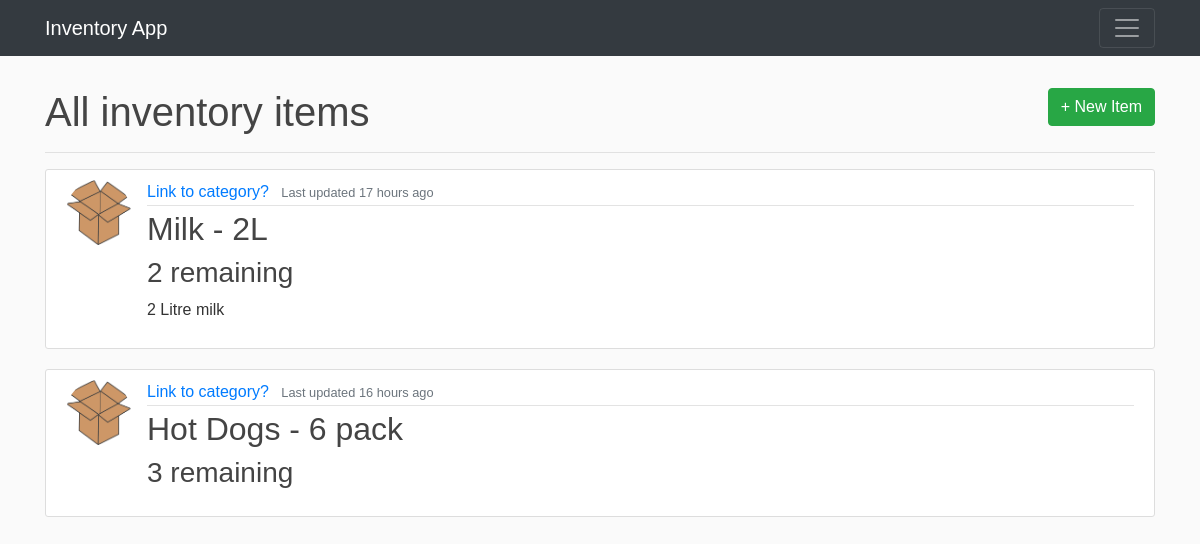
Page /inventory (signed in) on the committed database.
### inventoryapp/models.py (models this page shows, shortened)
class Inventory(db.Model):
    id = db.Column(db.Integer, primary_key = True)
    name = db.Column(db.String(100), nullable = False)
    size = db.Column(db.String(100), nullable = True)
    count = db.Column(db.Float(asdecimal = True), nullable = False)
    description = db.Column(db.Text, nullable = True)
    image_file = db.Column(db.String(20), nullable = False, default='default_item.png') #length 20 because it'll hold the hash of their image
    last_updated = db.Column(db.DateTime, nullable = False, default = datetime.utcnow)

### inventoryapp/inventory/routes.py (the view)
@inven.route('/inventory')
@login_required
def inventory():
    all_inventory = Inventory.query.order_by(Inventory.last_updated).all()
    return render_template('inventory.html', inventory = all_inventory, calc_time_delta = calc_time_delta, remove_exponent = remove_exponent)

### inventoryapp/inventory/utils.py (called while the page is built)
def remove_exponent(d):
    return d.quantize(Decimal(1)) if d == d.to_integral() else d.normalize()

### inventoryapp/models.py (called while the page is built)
@login_manager.user_loader #login manager needs this
def load_user(user_id):
    return User.query.get(int(user_id))

### inventoryapp/templates/inventory.html
{% extends 'layout.html' %}
{% block body %}
<br>
<div>
  <h1 style="display:inline">All inventory items</h1>
  {% if True %}
  <a style="display:inline" class="btn btn-success float-right" href='{{ url_for('inventory.new_item') }}'>+ New Item</a>
  {% endif %}
</div>
<hr>
{% for item in inventory %}
  <article class="media content-section">
    <img class="rounded-circle article-img" src="{{ url_for('static', filename='inventory_pics/' + item.image_file) }}">
    <div class="media-body">
      <div class="article-metadata">
        <a class="mr-2" href="#">Link to category?</a>
        <small class="text-muted">Last updated {{ calc_time_delta(item.last_updated) }}</small>
      </div>
      <h2><a class="article-title" href="{{ url_for('inventory.update_item', id = item.id)}}">{{ item.name }} - {{ item.size }}</a></h2>
      <h3>{{ remove_exponent(item.count) }} remaining</h3>
      <p class="article-content">{{ item.description }}</p>
    </div>
  </article>
{% endfor %}
{% endblock body%}

### inventoryapp/templates/layout.html (shortened to what this page needs)
<!DOCTYPE html>
<html lang="en">
<head>
    <link rel="stylesheet" href="https://stackpath.bootstrapcdn.com/bootstrap/4.4.1/css/bootstrap.min.css">
    <link rel="stylesheet" href="{{ url_for('static', filename='main.css') }}">
</head>
<body>
    <header class="site-header">
        <nav class="navbar navbar-dark bg-dark">
            <div class="container">
                <a class="navbar-brand" href="/">Inventory App</a>
                <button class="navbar-toggler" type="button" data-toggle="collapse" data-target="#navbarsExample01" aria-controls="navbarsExample01" aria-expanded="false" aria-label="Toggle navigation">
                  <span class="navbar-toggler-icon"></span>
                </button>
            </div>
        </nav>
    </header>
    <div class="container mt-2">
      {% block body %} {% endblock body%}
    </div>
</body>
</html>

### inventoryapp/static/main.css (style rules this page uses)
body { background: #fafafa; color: #333333; margin-top: 0rem; font-family: Helvetica; }
h1, h2, h3, h4, h5, h6 { color: #444444; }
.content-section { background: #ffffff; padding: 10px 20px; border: 1px solid #dddddd; border-radius: 3px; margin-bottom: 20px; }
.article-title { color: #444444; }
.article-content { white-space: pre-line; }
.article-img { height: 65px; width: 65px; margin-right: 16px; }
.article-metadata { padding-bottom: 1px; margin-bottom: 4px; border-bottom: 1px solid #e3e3e3 }

### rows in the picture
Inventory: image_file (placeholder picture), last_updated "17 hours ago", name "Milk", size "2L", count "2", description "2 Litre milk"
Inventory: image_file (placeholder picture), last_updated "16 hours ago", name "Hot Dogs", size "6 pack", count "3"
